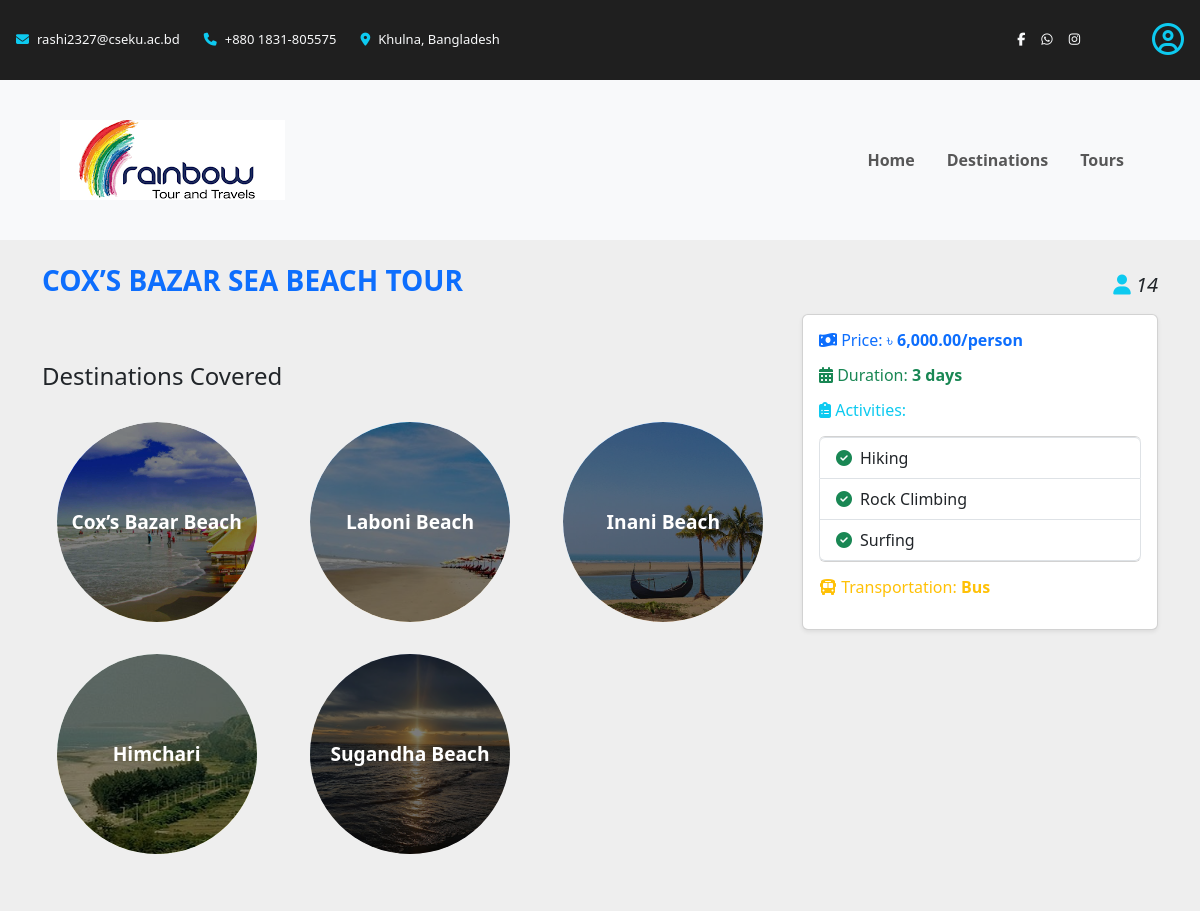
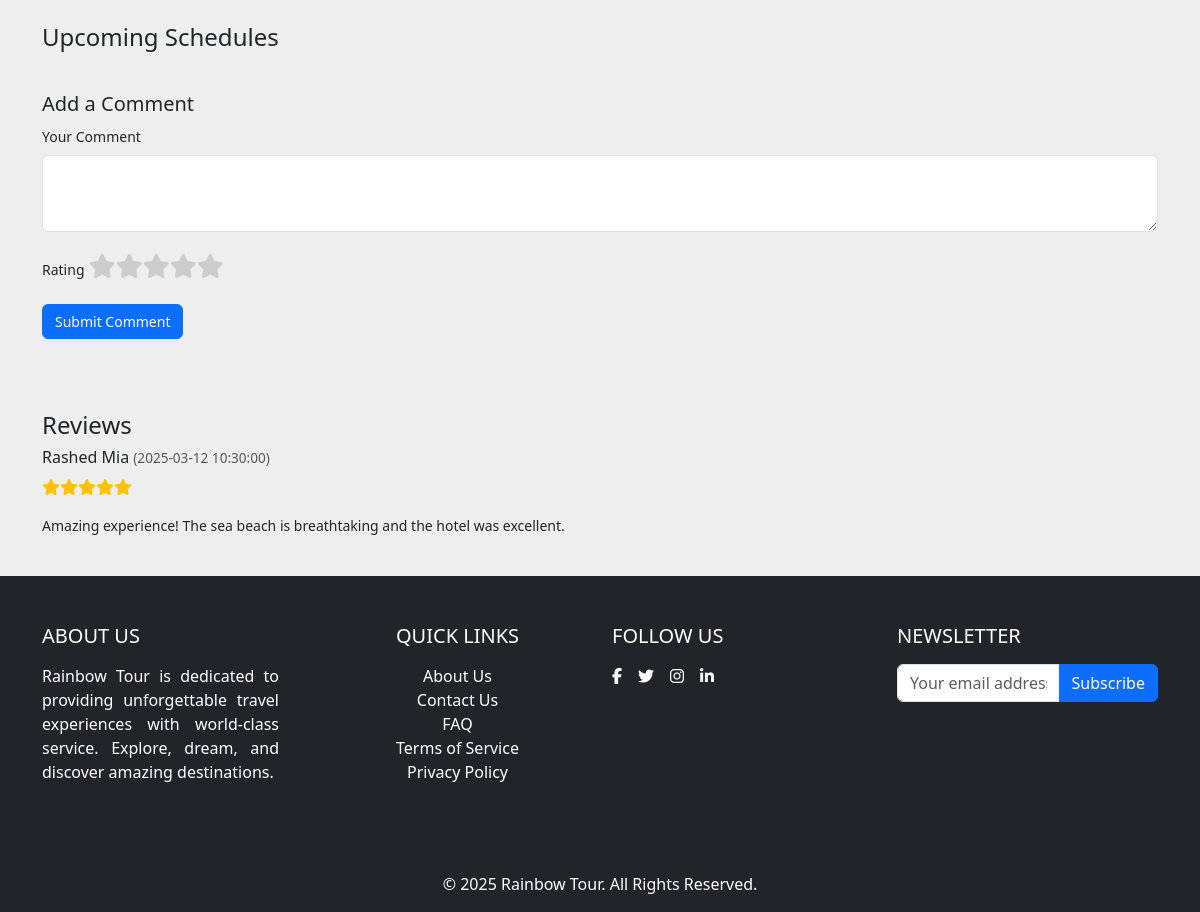
The app's page /package-details.php?id=1 with its own data (2 pictures, top to bottom).
### tables this page shows
CREATE TABLE tour_packages (
    id INT PRIMARY KEY AUTO_INCREMENT,
    name VARCHAR(100) NOT NULL,
    image VARCHAR(1000) NULL,
    duration_in_days INT NOT NULL,
    price DECIMAL(10,2) NOT NULL
);

CREATE TABLE reviews (
    id INT PRIMARY KEY AUTO_INCREMENT,
    tourist_id INT NOT NULL,
    package_id INT NOT NULL,
    comment TEXT,
    rating INT,
    timestamp DATETIME,
    FOREIGN KEY (tourist_id) REFERENCES tourists(id),
    FOREIGN KEY (package_id) REFERENCES tour_packages(id)
);

CREATE TABLE tourists (
    id INT PRIMARY KEY AUTO_INCREMENT,
    name VARCHAR(100) NOT NULL,
    password VARCHAR(255) NOT NULL,
    nid VARCHAR(20) UNIQUE NOT NULL,
    image VARCHAR(1000) NULL,
    email VARCHAR(100) UNIQUE NOT NULL,
    phone VARCHAR(20) NOT NULL,
    dob DATE NOT NULL,
    address TEXT
);

### package-details.php (the view, shortened to what this page needs)
<?php
    include 'db/connect-db.php';
    $package_id = $_GET['id'] ?? '';
    $query_package = "SELECT * FROM tour_packages WHERE id = '$package_id'";
    $result_package = mysqli_query($conn, $query_package);
    $package = mysqli_fetch_assoc($result_package);
    include 'template/header.php';
?>
<body>
    <?php include 'template/navigation.php'; ?>
    <div class="container package-container mt-4">
        <div class="row">
            <div class="col-12 d-flex align-items-center justify-content-center">
                <h1 class="mb-3 text-primary text-uppercase fw-bolder me-auto" style="font-size: 1.75rem;">
                    <?php echo htmlspecialchars($package['name']); ?>
                </h1>
                <h6 class="fst-italic fs-5">
                    <i class="fas fa-user text-info"></i>
                    <?php
                        $bookings_count = mysqli_query($conn, "SELECT COUNT(b.id) AS count
                                                               FROM bookings b
                                                               INNER JOIN schedules s
                                                               ON b.schedule_id = s.id
                                                               WHERE s.package_id = '$package_id'");
                        echo mysqli_fetch_assoc($bookings_count)['count']
                    ?>
                </h6>
            </div>
        </div>
        <div class="row">
            <div class="col-md-8">
                <h2 class="mt-5 mb-3" style="font-size: 1.5rem;">Destinations Covered</h2>
                <div class="row my-3">
                    <?php
                        $query_destinations = "
                            SELECT d.name, dg.image
                            FROM destinations d
                            LEFT JOIN destinations_gallery dg
                            ON d.id = dg.destination_id
                            AND dg.id = (
                                SELECT MIN(id)
                                FROM destinations_gallery dg
                                WHERE dg.destination_id = d.id
                            )
                            INNER JOIN destination_packages dp ON dp.destination_id = d.id
                            WHERE dp.package_id = '$package_id'
                        ";
                        $result_destinations = mysqli_query($conn, $query_destinations);
                        if ($result_destinations && mysqli_num_rows($result_destinations) > 0) {
                            while ($destination = mysqli_fetch_assoc($result_destinations)) {
                                $destination_name = $destination['name'];
                                $gallery_url = $destination['image'];
                                echo '
                                <div class="col-lg-4 col-md-6 d-flex justify-content-center my-3">
                                    <a href="destination-details.php?item='.urlencode($destination_name).'" class="text-decoration-none">
                                        <div class="circle-item" style="background-image: url('.$gallery_url.');">
                                            <div class="overlay"></div>
                                            <h1 class="text-white text-center position-absolute w-100" style="font-size: 1.2rem;">'.$destination_name.'</h1>
                                        </div>
                                    </a>
                                </div>';
                            }
                        } else {
                            echo '<div class="col-12 text-center"><h5>No destinations found!</h5></div>';
                        }
                    ?>
                </div>
            </div>
            <div class="col-md-4">
                <div class="card shadow-sm p-3 mb-4">
                    <h6 class="text-primary mb-3">
                        <i class="fas fa-money-bill-wave"></i> Price: ৳
                        <?php
                            if (isset($package['price'])) {
                                echo '<span class="fw-bold">' . number_format($package['price'], 2) . '/person</span>';
                            } else {
                                echo '<span class="text-muted">Not Available</span>';
                            }
                        ?>
                    </h6>
                    <h6 class="text-success mb-3">
                        <i class="fas fa-calendar-alt"></i> Duration:
                        <?php
                            if (isset($package['duration_in_days'])) {
                                echo '<span class="fw-bold">' . $package['duration_in_days'] . ' days</span>';
                            } else {
                                echo '<span class="text-muted">Not Available</span>';
                            }
                        ?>
                    </h6>
                    <h6 class="text-info mb-3">
                        <i class="fas fa-clipboard-list"></i> Activities:
                    </h6>
                    <ul class="list-group mb-3">
                        <?php
                            $query_activities = "
                                SELECT DISTINCT a.name
                                FROM activities a
                                INNER JOIN destination_activities da
                                ON a.id = da.activity_id
                                INNER JOIN destination_packages dp
                                ON dp.destination_id = da.destination_id
                                WHERE dp.package_id = '$package_id'
                                ORDER BY a.name ASC";
                            $result_activities = mysqli_query($conn, $query_activities);
                            if ($result_activities && mysqli_num_rows($result_activities) > 0) {
                                while ($activity = mysqli_fetch_assoc($result_activities)) {
                                    echo "<li class='list-group-item d-flex align-items-center'>
                                            <i class='fas fa-check-circle text-success me-2'></i>
                                            " . htmlspecialchars($activity['name']) . "
                                        </li>";
                                }
                            } else {
                                echo "<li class='list-group-item text-muted'>No activities listed</li>";
                            }
                        ?>
                    </ul>
                    <h6 class="text-warning mb-3">
                        <i class="fas fa-bus"></i> Transportation:
                        <?php
                            $query_transportation = "
                                SELECT DISTINCT t.transport_type
                                FROM tour_packages tp
                                INNER JOIN schedules s ON tp.id = s.package_id
                                INNER JOIN transportations t ON s.transportation_id = t.id
                                WHERE tp.id = '$package_id'";
                            $result_transportation = mysqli_query($conn, $query_transportation);
                            if ($result_transportation && mysqli_num_rows($result_transportation) > 0) {
                                $transport = mysqli_fetch_assoc($result_transportation);
                                echo '<span class="fw-bold">' . htmlspecialchars($transport['transport_type']) . '</span>';
                            } else {
                                echo '<span class="text-muted">Not Available</span>';
                            }
                        ?>
                    </h6>
                </div>
            </div>
        </div>
        <div class="row">
            <div class="col">
                <h2 class="mt-5 mb-3" style="font-size: 1.5rem;">Upcoming Schedules</h2>
                <div class="row mt-4">
                    <div class="col-12">
                        <h2 style="font-size: 1.25rem;">Add a Comment</h2>
                        <form method="POST" action="">
                            <div class="mb-3">
                                <label for="comment" class="form-label" style="font-size: 0.875rem;">Your
                                    Comment</label>
                                <textarea id="comment" name="comment" class="form-control" rows="3" required
                                    style="font-size: 0.875rem;"></textarea>
                            </div>
                            <div class="mb-3">
                                <label for="rating" class="form-label" style="font-size: 0.875rem;">Rating</label>
                                <div class="rating">
                                    <label for="star5"><i class="fas fa-star"></i></label>
                                    <label for="star4"><i class="fas fa-star"></i></label>
                                    <label for="star3"><i class="fas fa-star"></i></label>
                                    <label for="star2"><i class="fas fa-star"></i></label>
                                    <label for="star1"><i class="fas fa-star"></i></label>
                                </div>
                            </div>
                            <button type="submit" class="btn btn-primary" style="font-size: 0.875rem;">Submit
                                Comment</button>
                        </form>
                    </div>
                </div>
                <div class="row mt-4">
                    <div class="col-12">
                        <h2 class="mt-5" style="font-size: 1.5rem;">Reviews</h2>
                        <div class="row">
                            <?php
                                $query_reviews = "
                                    SELECT r.comment, r.rating, r.timestamp, t.name AS tourist_name
                                    FROM reviews r
                                    INNER JOIN tourists t ON t.id = r.tourist_id
                                    WHERE r.package_id = '$package_id'
                                    ORDER BY r.timestamp DESC";
                                $result_reviews = mysqli_query($conn, $query_reviews);
                                if ($result_reviews && mysqli_num_rows($result_reviews) > 0) {
                                    while ($review = mysqli_fetch_assoc($result_reviews)) {
                                        $comment = htmlspecialchars($review['comment']);
                                        $rating = $review['rating'];
                                        $tourist_name = htmlspecialchars($review['tourist_name']);
                                        $timestamp = $review['timestamp'];
                                        $stars = '';
                                        for ($i = 1; $i <= 5; $i++) {
                                            $star_class = ($i <= $rating) ? 'text-warning' : 'text-muted';
                                            $stars .= "<span class='star $star_class'><i class='fas fa-star'></i></span>";
                                        }
                                        echo '
                                        <div class="col-12 mb-4">
                                            <div class="review-item">
                                                <h5 style="font-size: 1rem;">'.$tourist_name.' <span class="text-muted" style="font-size: 0.85rem;">('.$timestamp.')</span></h5>
                                                <p>'.$stars.'</p>
                                                <p style="font-size: 0.875rem;">'.$comment.'</p>
                                            </div>
                                        </div>';
                                    }
                                } else {
                                    echo '<div class="col-12 text-center py-5"><h5>No reviews yet!</h5></div>';
                                }
                            ?>
                        </div>
                    </div>
                </div>
            </div>
        </div>
    </div>
    <?php include 'template/footer.php'; ?>
</body>

### style.css (style rules this page uses)
body { background-color: #eee !important; }
.overlay { position: absolute; top: 0; left: 0; width: 100%; height: 100%; background: rgba(0, 0, 0, 0.5); }
.circle-item { width: 300px; height: 300px; border-radius: 50%; background-size: cover; background-position: center; position: relative; overflow: hidden; transition: transform 0.3s ease-in-out; }
.circle-item .overlay { position: absolute; width: 100%; height: 100%; background: rgba(0, 0, 0, 0.5); border-radius: 50%; transition: background 0.3s ease-in-out; }
.circle-item h1 { z-index: 1; font-size: 24px; font-weight: bold; position: absolute; top: 50%; left: 50%; transform: translate(-50%, -50%); transition: color 0.3s ease-in-out; }
.card { border-radius: 10px; box-shadow: 0 4px 8px rgba(0, 0, 0, 0.1); }
.rating { direction: rtl; display: inline-flex; }
.rating label { font-size: 1.5rem; color: #ccc; cursor: pointer; }
.rating label { unicode-bidi: bidi-override; direction: ltr; }
.package-container .circle-item { width: 200px; height: 200px; background-size: cover; background-position: center; border-radius: 50%; position: relative; }
.package-container .circle-item .overlay { position: absolute; top: 0; left: 0; width: 100%; height: 100%; background: rgba(0, 0, 0, 0.5); border-radius: 50%; }

### records on screen
tour_packages: name "COX’S BAZAR SEA BEACH TOUR", price "6,000.00", duration_in_days "3"
reviews: tourist.name "Rashed Mia", timestamp "2025-03-12 10:30:00", comment "Amazing experience! The sea beach is breathtaking and the hotel was excellent."

### other values on screen
mysqli_fetch_assoc($bookings_count)['count'] "14"
$destination_name "Cox’s Bazar Beach"
$destination_name "Laboni Beach"
$destination_name "Inani Beach"
$destination_name "Himchari"
$destination_name "Sugandha Beach"
$activity['name'] "Hiking"
$activity['name'] "Rock Climbing"
$activity['name'] "Surfing"
$transport['transport_type'] "Bus"
